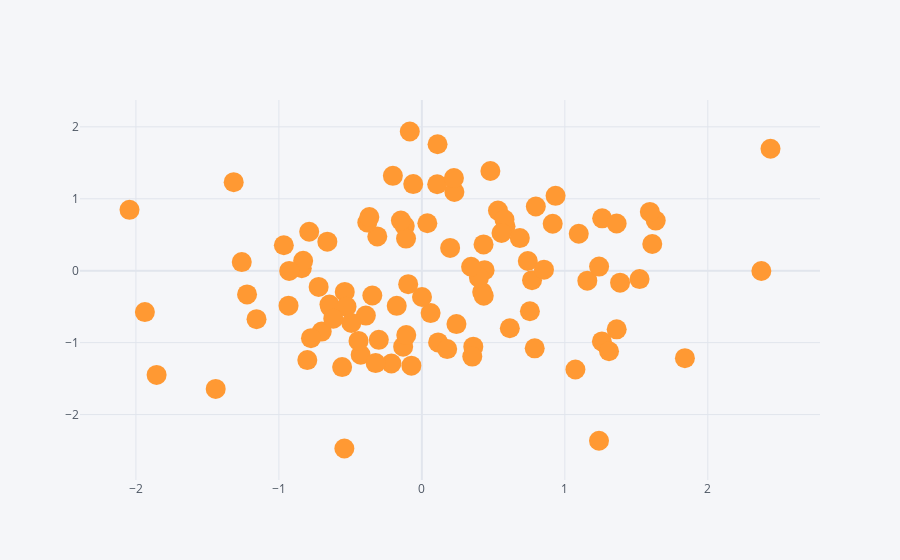

Notebook code for this chart:
### Code cell
df.iplot(kind='scatter', x='A',y='B', mode='markers', size=20)
